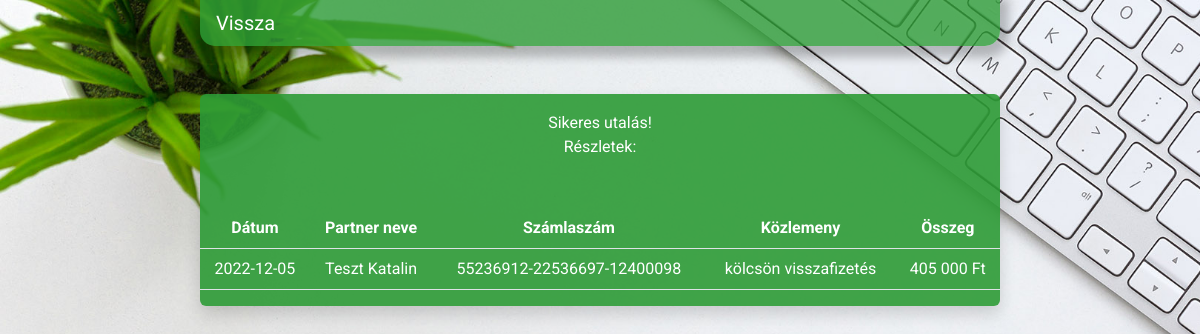
Screenshot of /Bank/php/utalasVisszajelzes.php with the database file from the repository.
### tables this page shows
CREATE TABLE `utalas` (
  `id` int(11) NOT NULL,
  `partner_szamlaszam` varchar(26) DEFAULT NULL,
  `datum` date NOT NULL,
  `kozlemeny` varchar(50) NOT NULL,
  `osszeg` int(20) NOT NULL,
  `folyoszamla` int(11) DEFAULT NULL,
  `jovairas` int(1) NOT NULL DEFAULT 0
);

CREATE TABLE `partner` (
  `partner_szamlaszam` varchar(26) NOT NULL,
  `partner_neve` varchar(30) NOT NULL
);

### Bank/class/database.php (called while the page is built, shortened)
<?php
class Database {
    protected $host = 'localhost';
    protected $user = 'root';
    protected $pwd = '';
    protected $dbName = 'bank';
    function connect(){
        $this->pdo = new PDO("mysql:dbname=$this->dbName;charset=utf8;host=$this->host",$this->user, $this->pwd);
        return $this->pdo;
    }
    function getData($sql){
        $query = $this->pdo->prepare($sql);
        $query->execute();
        return $query->fetchAll(PDO::FETCH_ASSOC);
    }
}
?>

### Bank/php/utalasVisszajelzes.php (the view, shortened to what this page needs)
<?php
require "../class/database.php";
$db = new Database();
$db->connect();
$sql = "SELECT * FROM `utalas` INNER JOIN `partner` ON `utalas`.`partner_szamlaszam` = `partner`.`partner_szamlaszam` ORDER BY `id` DESC LIMIT 1";
$result = $db->getData($sql);
?>
<!DOCTYPE html>
<html lang="hu">
<head>
    <link href="https://cdn.jsdelivr.net/npm/bootstrap@5.2.2/dist/css/bootstrap.min.css" rel="stylesheet">
    <link rel="stylesheet" href="../css/style.css">
</head>
<body>
    <nav class="navbar navbar-expand-lg navigacio mx-auto col-8">
        <a class="navbar-brand text-white" href="utalasPage.php" style="padding:0 0 0 16px;">Vissza</a>
    </nav>
    <div class="container form-bg shadow rounded mt-5 col-8 mb-5">
        <div class="alert alert-green" role="alert">
            Sikeres utalás!
            <p>Részletek:</p>
        </div>
        <div class="row" id="sikeresutalas">
            <table class="table">
                <thead>
                    <tr>
                        <th scope="col">Dátum</th>
                        <th scope="col">Partner neve</th>
                        <th scope="col">Számlaszám</th>
                        <th scope="col">Közlemeny</th>
                        <th scope="col">Összeg</th>
                    </tr>
                </thead>
                <tbody>
                    <tr>
                        <td><?= $result[0]["datum"] ?></td>
                        <td><?= $result[0]["partner_neve"] ?></td>
                        <td><?= $result[0]["partner_szamlaszam"] ?></td>
                        <td><?= $result[0]["kozlemeny"] ?></td>
                        <td><?= number_format($result[0]["osszeg"],0,","," ")?> Ft</td>
                    </tr>
                </tbody>
            </table>
        </div>
    </div>
</body>
</html>

### Bank/css/style.css (style rules this page uses)
body { background-image: url("../img/background.jpg"); background-attachment: fixed; background-repeat: no-repeat; background-size: cover; animation: fadeInAnimation ease 1s; animation-iteration-count: 1; animation-fill-mode: forwards; font-family: 'Domine', serif; font-family: 'Roboto', sans-serif; color: white; }
.navbar { background-color: rgba(45, 155, 54, 0.8); border-radius: 0px 0px 15px 15px; box-shadow: 3px 5px 10px 6px rgba(0, 0, 0, 0.24); }
.container { background-color: rgba(45, 155, 54, 0.9); text-align: center; border-radius: 15px; box-shadow: 3px 5px 10px 6px rgba(0, 0, 0, 0.24); }
table, th, tr, td { color: white !important; }
td { vertical-align: middle; }

### rows the page displays
utalas: datum "2022-12-05", partner_szamlaszam.partner_neve "Teszt Katalin", partner_szamlaszam.partner_szamlaszam "55236912-22536697-12400098", kozlemeny "kölcsön visszafizetés", osszeg "405 000"
